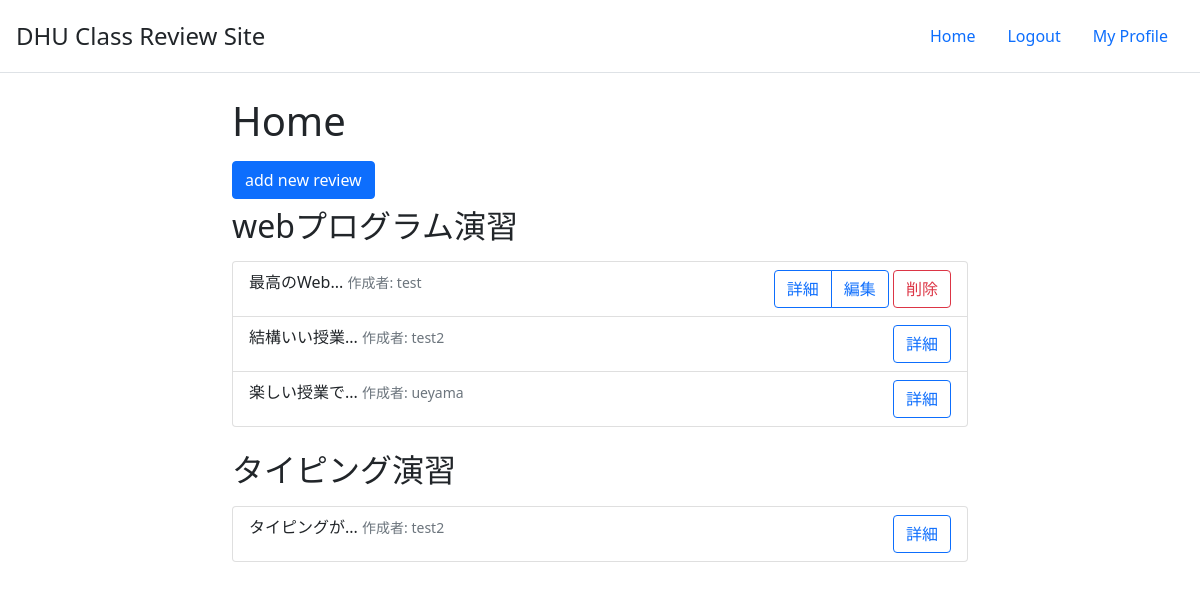
The page / (signed in) on the database its author committed.
### tables this page shows
CREATE TABLE classes(class_id, title, teacher);

CREATE TABLE users(user_id, name, password_hash, img_path TEXT);

### app.py (the view)
    def wrapper(*args, **kwargs):
        if "user_id" not in session:
            return redirect("/login")
        return func(*args, **kwargs)

### app.py (called while the page is built)
def login_required(func):
    def wrapper(*args, **kwargs):
        if "user_id" not in session:
            return redirect("/login")
        return func(*args, **kwargs)
    wrapper.__name__ = func.__name__
    return wrapper

@app.route("/", methods=["GET"])
@login_required
def home():
    db = DbWrapper()
    classes_raw = db.execute("SELECT * FROM classes")
    ClassTuple = namedtuple("ClassTuple", ["class_id", "title", "teacher"])
    classes = []
    for class_raw in classes_raw:
        classes.append(ClassTuple._make(class_raw)._asdict())
    reviews = db.get_review_list()
    return render_template(
        "index.html", classes=classes, reviews=reviews, user_id=session['user_id'], is_signin=True, error_message=request.args.get("error_message")
    )

### db.py (called while the page is built)
    def __del__(self):
        self.db_connection.close()

    def execute(self, sql: str):
        print("execute:" + sql)
        if sql.startswith("SELECT"):
            self.db.execute(sql)
            return self.db.fetchall()
        if sql.startswith("INSERT") or sql.startswith("DELETE") or sql.startswith("UPDATE"):
            self.db.execute(sql)
            self.db_connection.commit()

    def get_review_list(self):
        reviews_raw = self.execute("SELECT * FROM reviews")
        reviews = []
        for review_raw in reviews_raw:
            review = {}
            review["review_id"] = review_raw[0]
            review["user_id"] = review_raw[1]
            review["class_id"] = review_raw[2]
            review["written_by"] = self.execute(
                f"SELECT name FROM users WHERE user_id={review['user_id']}")[0][0]
            comment = review_raw[3]
            if len(comment) > 6:
                comment = comment[0:6]
                comment += "..."
            review["short_description"] = comment
            review["description"] = review_raw[3]
            reviews.append(review)
        return reviews

### templates/index.html (shortened to what this page needs)
{% extends "layout.html" %}
{% block content %}
    <div class="row justify-content-md-center">
        <div class="col-8">
            <h1>Home</h1>
            <a class="btn btn-primary my-2" href="/review/post">add new review</a>
            {% for class in classes %}
                <div class="mb-4">
                    <h2 class="mb-3">{{ class.title }}</h2>
                    <ul class="list-group">
                        {% for review in reviews %}
                            {% if review.class_id == class.class_id %}
                                <li class="list-group-item">
                                    <div class="row">
                                        <div class="col">
                                            {{ review.short_description }}
                                            <small class="text-muted">作成者: {{ review.written_by }}</small>
                                        </div>
                                        <div class="col-auto">
                                            <div class="btn-group col-auto" role="group" aria-label="label">
                                                <a class="btn btn-outline-primary" href="/review/{{ review.review_id }}">詳細</a>
                                                {% if review.user_id == user_id %}
                                                    <a class="btn btn-outline-primary"
                                                       href="/review/edit/{{ review.review_id }}">編集</a>
                                                </div>
                                                <a class="btn btn-outline-danger"
                                                   href="/review/delete/{{ review.review_id }}">削除</a>
                                            {% else %}
                                            </div>
                                        {% endif %}
                                    </div>
                                </div>
                            </li>
                        {% endif %}
                    {% endfor %}
                </ul>
            </div>
        {% endfor %}
    </div>
</div>
{% endblock %}

### rows shown on the page
classes: title "webプログラム演習", short_description "最高のWeb..." "結構いい授業..." "楽しい授業で..."
users: written_by "test"
users: written_by "test2" "test2"
users: written_by "ueyama"
classes: title "タイピング演習", short_description "タイピングが..."
